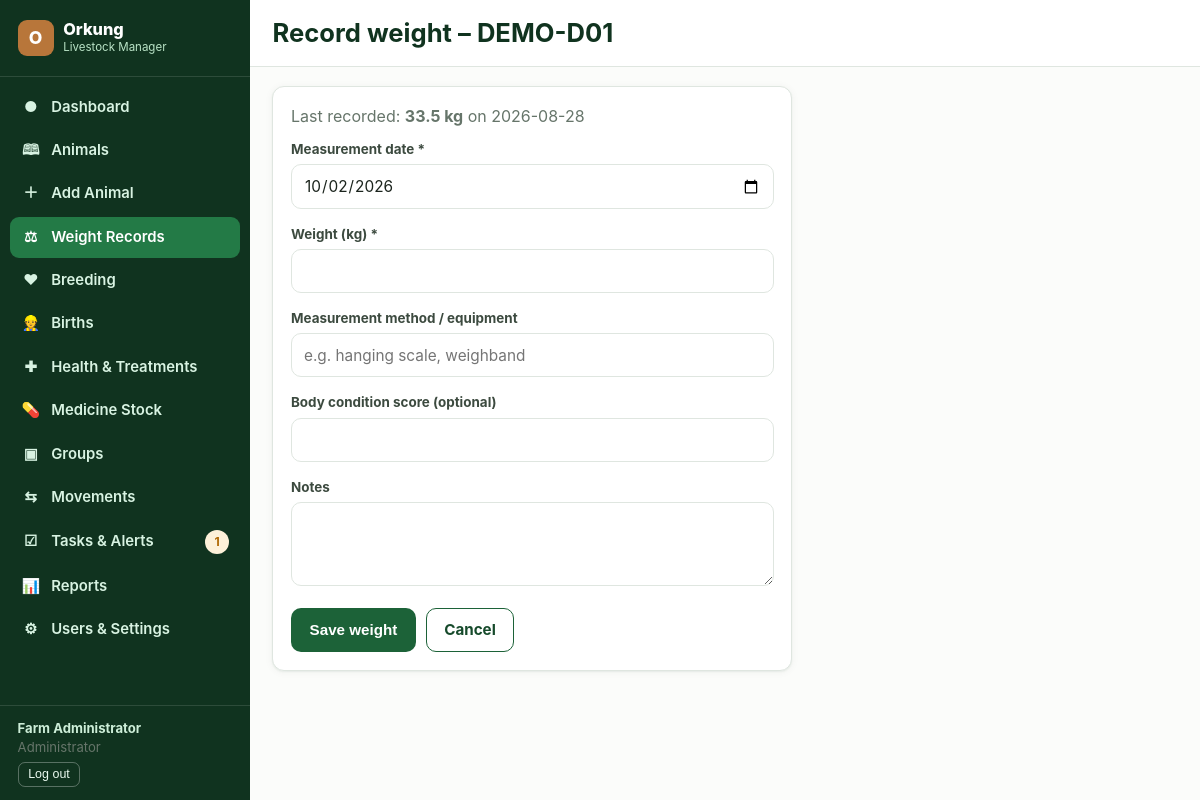
/weights/add/1 (signed in), run on the app's committed database.
### tables this page shows
CREATE TABLE users (
    id INTEGER PRIMARY KEY AUTOINCREMENT,
    username TEXT NOT NULL UNIQUE,
    password_hash TEXT NOT NULL,
    full_name TEXT NOT NULL,
    email TEXT,
    role TEXT NOT NULL CHECK(role IN ('admin','manager','worker','viewer','vet')),
    active INTEGER NOT NULL DEFAULT 1,
    created_at TEXT NOT NULL DEFAULT (datetime('now')),
    last_login TEXT
);

CREATE TABLE animals (
    id INTEGER PRIMARY KEY AUTOINCREMENT,
    record_no TEXT NOT NULL UNIQUE,          -- internal record number e.g. ORK-000123
    tag_id TEXT NOT NULL,                    -- ear tag / ID
    eid TEXT,                                -- electronic ID
    name TEXT,
    species_id INTEGER NOT NULL REFERENCES species(id),
    breed_id INTEGER REFERENCES breeds(id),
    sex TEXT NOT NULL CHECK(sex IN ('female','male')),
    dob TEXT,
    dob_estimated INTEGER NOT NULL DEFAULT 0,
    birth_type TEXT,                         -- single/twin/triplet/other
    birth_weight REAL,
    color_markings TEXT,
    sire_id INTEGER REFERENCES animals(id),
    dam_id INTEGER REFERENCES animals(id),
    current_group_id INTEGER REFERENCES groups_(id),
    current_site_id INTEGER REFERENCES sites(id),
    source TEXT NOT NULL DEFAULT 'born_on_farm' CHECK(source IN ('born_on_farm','purchased','transferred_in')),
    acquisition_date TEXT,
    supplier TEXT,
    reproductive_status TEXT NOT NULL DEFAULT 'not_breeding',
    status TEXT NOT NULL DEFAULT 'active' CHECK(status IN ('active','sold','transferred','slaughtered','missing','deceased')),
    status_date TEXT,
    status_notes TEXT,
    photo_path TEXT,
    notes TEXT,
    is_demo INTEGER NOT NULL DEFAULT 0,
    created_by INTEGER REFERENCES users(id),
    created_at TEXT NOT NULL DEFAULT (datetime('now')),
    updated_by INTEGER REFERENCES users(id),
    updated_at TEXT NOT NULL DEFAULT (datetime('now'))
);

CREATE TABLE weight_records (
    id INTEGER PRIMARY KEY AUTOINCREMENT,
    animal_id INTEGER NOT NULL REFERENCES animals(id),
    weight_kg REAL NOT NULL,
    measured_on TEXT NOT NULL,
    method TEXT,
    body_condition_score REAL,
    notes TEXT,
    flagged_outlier INTEGER NOT NULL DEFAULT 0,
    confirmed_by INTEGER REFERENCES users(id),
    created_by INTEGER REFERENCES users(id),
    created_at TEXT NOT NULL DEFAULT (datetime('now'))
);

### blueprints/weights.py (the view, shortened to what this page needs)
@bp.route("/add/<int:animal_id>", methods=["GET", "POST"])
@auth.login_required
@auth.require_roles(*auth.STAFF)
def add_individual(animal_id):
    animal = db.query("SELECT * FROM animals WHERE id=?", (animal_id,), one=True)
    if not animal:
        abort(404)
    last = db.query("SELECT * FROM weight_records WHERE animal_id=? ORDER BY measured_on DESC LIMIT 1", (animal_id,), one=True)
    warn = None
    return render_template("weight_add.html", animal=animal, last=last, warn=warn, today=db.today_str())

### auth.py (called while the page is built)
def load_logged_in_user():
    uid = session.get("user_id")
    if uid is None:
        g.user = None
    else:
        g.user = db.query("SELECT * FROM users WHERE id=? AND active=1", (uid,), one=True)
        if g.user is None:
            session.clear()

def login_required(view):
    @wraps(view)
    def wrapped(*args, **kwargs):
        if g.user is None:
            if request.path.startswith("/api/"):
                abort(401)
            return redirect(url_for("auth.login", next=request.path))
        return view(*args, **kwargs)
    return wrapped

def require_roles(*roles):
    def decorator(view):
        @wraps(view)
        def wrapped(*args, **kwargs):
            if g.user is None:
                return redirect(url_for("auth.login", next=request.path))
            if g.user["role"] not in roles:
                db.audit(g.user, "delete_attempt" if request.method == "DELETE" else "access_denied",
                          "permission", summary=f"{g.user['username']} denied {request.method} {request.path}")
                abort(403)
            return view(*args, **kwargs)
        return wrapped
    return decorator

def visible_sections(role):
    return NAV_SECTIONS.get(role, set())

### db.py (called while the page is built)
def get_db():
    if "db" not in g:
        g.db = sqlite3.connect(
            current_app.config["DATABASE"],
            detect_types=sqlite3.PARSE_DECLTYPES,
        )
        g.db.row_factory = sqlite3.Row
        g.db.execute("PRAGMA foreign_keys = ON")
    return g.db

def query(sql, args=(), one=False):
    cur = get_db().execute(sql, args)
    rows = cur.fetchall()
    cur.close()
    if one:
        return rows[0] if rows else None
    return rows

def today_str():
    return date.today().isoformat()

### templates/weight_add.html (shortened to what this page needs)
{% extends "base.html" %}
{% block heading %}Record weight &ndash; {{ animal.tag_id }}{% endblock %}
{% block content %}
<div class="card" style="max-width:520px;">
  {% if last %}<p class="muted">Last recorded: <strong>{{ last.weight_kg }} kg</strong> on {{ last.measured_on }}</p>{% endif %}
  <form method="post" data-draft-key="weight-{{ animal.id }}">
    <div class="field"><label for="measured_on">Measurement date *</label><input type="date" id="measured_on" name="measured_on" value="{{ request.form.measured_on or today }}" required></div>
    <div class="field"><label for="weight_kg">Weight (kg) *</label><input type="number" step="0.01" id="weight_kg" name="weight_kg" value="{{ request.form.weight_kg or '' }}" required></div>
    <div class="field"><label for="method">Measurement method / equipment</label><input type="text" id="method" name="method" placeholder="e.g. hanging scale, weighband" value="{{ request.form.method or '' }}"></div>
    <div class="field"><label for="body_condition_score">Body condition score (optional)</label><input type="number" step="0.1" id="body_condition_score" name="body_condition_score" value="{{ request.form.body_condition_score or '' }}"></div>
    <div class="field"><label for="notes">Notes</label><textarea id="notes" name="notes">{{ request.form.notes or '' }}</textarea></div>
    <div class="btn-row">
      <button type="submit" class="btn">Save weight</button>
      <a href="{{ url_for('animals.profile', animal_id=animal.id, tab='weights') }}" class="btn secondary">Cancel</a>
    </div>
  </form>
</div>
{% endblock %}

### templates/base.html (shortened to what this page needs)
<!doctype html>
<html lang="en">
<head>
<link rel="stylesheet" href="{{ url_for('static', filename='css/style.css') }}">
</head>
<body>
{% macro navlinks() %}
  {% if 'dashboard' in nav %}<a href="{{ url_for('dashboard.index') }}" class="{{ 'active' if request.endpoint=='dashboard.index' }}"><span class="ic">&#9679;</span> Dashboard</a>{% endif %}
  {% if 'animals' in nav %}<a href="{{ url_for('animals.list_view') }}" class="{{ 'active' if request.endpoint and request.endpoint.startswith('animals.') and request.endpoint!='animals.add' }}"><span class="ic">&#128366;</span> Animals</a>{% endif %}
  {% if 'add_animal' in nav %}<a href="{{ url_for('animals.add') }}" class="{{ 'active' if request.endpoint=='animals.add' }}"><span class="ic">&#65291;</span> Add Animal</a>{% endif %}
  {% if 'weights' in nav %}<a href="{{ url_for('weights.index') }}" class="{{ 'active' if request.endpoint and request.endpoint.startswith('weights.') }}"><span class="ic">&#9878;</span> Weight Records</a>{% endif %}
  {% if 'breeding' in nav %}<a href="{{ url_for('breeding.index') }}" class="{{ 'active' if request.endpoint=='breeding.index' }}"><span class="ic">&#9829;</span> Breeding</a>{% endif %}
  {% if 'births' in nav %}<a href="{{ url_for('breeding.births') }}" class="{{ 'active' if request.endpoint=='breeding.births' }}"><span class="ic">&#128119;</span> Births</a>{% endif %}
  {% if 'health' in nav %}<a href="{{ url_for('health.index') }}" class="{{ 'active' if request.endpoint and request.endpoint.startswith('health.') }}"><span class="ic">&#10010;</span> Health &amp; Treatments</a>{% endif %}
  {% if 'health' in nav %}<a href="{{ url_for('stock.index') }}" class="{{ 'active' if request.endpoint and request.endpoint.startswith('stock.') }}"><span class="ic">&#128138;</span> Medicine Stock</a>{% endif %}
  {% if 'groups' in nav %}<a href="{{ url_for('groups.index') }}" class="{{ 'active' if request.endpoint=='groups.index' }}"><span class="ic">&#9635;</span> Groups</a>{% endif %}
  {% if 'movements' in nav %}<a href="{{ url_for('groups.movements') }}" class="{{ 'active' if request.endpoint=='groups.movements' }}"><span class="ic">&#8646;</span> Movements</a>{% endif %}
  {% if 'tasks' in nav %}<a href="{{ url_for('tasks.index') }}" class="{{ 'active' if request.endpoint and request.endpoint.startswith('tasks.') }}"><span class="ic">&#9745;</span> Tasks &amp; Alerts {% if pending_tasks %}<span class="pill amber" style="margin-left:auto">{{ pending_tasks }}</span>{% endif %}</a>{% endif %}
  {% if 'reports' in nav %}<a href="{{ url_for('reports.index') }}" class="{{ 'active' if request.endpoint and request.endpoint.startswith('reports.') }}"><span class="ic">&#128202;</span> Reports</a>{% endif %}
  {% if 'admin' in nav %}<a href="{{ url_for('admin.users') }}" class="{{ 'active' if request.endpoint and request.endpoint.startswith('admin.') }}"><span class="ic">&#9881;</span> Users &amp; Settings</a>{% endif %}
{% endmacro %}
{% if current_user %}
<div class="app-shell">
  <aside class="sidebar" id="desktopSidebar">
    <div class="brand"><div class="mark">O</div><div><div class="name">Orkung</div><div class="tag">Livestock Manager</div></div></div>
    <nav>{{ navlinks() }}</nav>
    <div class="footer-user">
      <div><strong>{{ current_user.full_name }}</strong></div>
      <div class="muted">{{ role_labels[current_user.role] }}</div>
      <form method="post" action="{{ url_for('auth.logout') }}"><button type="submit">Log out</button></form>
    </div>
  </aside>
  <div class="main">
    <div class="topbar">
      <h1>{% block heading %}{% endblock %}</h1>
    </div>
    <div class="content">
      {% block content %}{% endblock %}
    </div>
  </div>
</div>
{% else %}
  {% block guest_content %}{% endblock %}
{% endif %}
</body>
</html>

### static/css/style.css (style rules this page uses)
:root { --green-900: #10331f; --green-800: #164a2b; --green-700: #1c6238; --green-600: #237a46; --green-500: #2f9457; --green-100: #e6f2ea; --green-50: #f3faf5; --earth-700: #7a4b23; --earth-500: #b8763a; --earth-200: #f0ddc4; --earth-100: #f8efe1; --amber-600: #b06a06; --amber-100: #fdf1d9; --red-600: #b3261e; --red-100: #fbe4e2; --ok-600: #1c6238; --ok-100: #e6f2ea; --ink-900: #1b241d; --ink-700: #3c4a3f; --ink-500: #66756a; --ink-300: #a9b6ac; --line: #dfe6e0; --bg: #fbfcfa; --card: #ffffff; --radius: 12px; --shadow: 0 1px 2px rgba(16,51,31,.06), 0 1px 8px rgba(16,51,31,.05); --sidebar-w: 250px; }
* { box-sizing: border-box; }
html, body { margin: 0; padding: 0; }
body { background: var(--bg); color: var(--ink-900); font-family: -apple-system, BlinkMacSystemFont, "Segoe UI", Roboto, Helvetica, Arial, sans-serif; font-size: 16px; line-height: 1.45; }
a { color: var(--green-700); text-decoration: none; }
h1, h2, h3, h4 { margin: 0 0 .5rem; color: var(--green-900); font-weight: 700; }
h1 { font-size: 1.6rem; }
p { margin: 0 0 .75rem; }
.app-shell { display: flex; min-height: 100vh; }
.sidebar { width: var(--sidebar-w); background: var(--green-900); color: #eafaf0; flex-shrink: 0; display: flex; flex-direction: column; position: sticky; top: 0; height: 100vh; }
.sidebar .brand { padding: 1.25rem 1.1rem; display: flex; align-items: center; gap: .6rem; border-bottom: 1px solid rgba(255,255,255,.12); }
.sidebar .brand .mark { width: 36px; height: 36px; border-radius: 9px; background: var(--earth-500); display: flex; align-items: center; justify-content: center; font-weight: 800; color: #fff; font-size: 1.1rem; }
.sidebar .brand .name { font-weight: 800; font-size: 1.02rem; line-height: 1.15; color: #fff; }
.sidebar .brand .tag { font-size: .72rem; color: #b9e3c6; }
.sidebar nav { flex: 1; overflow-y: auto; padding: .6rem; }
.sidebar nav a { display: flex; align-items: center; gap: .65rem; padding: .62rem .7rem; border-radius: 9px; color: #d8f3e2; font-size: .93rem; font-weight: 600; margin-bottom: 2px; }
.sidebar nav a.active { background: var(--green-600); color: #fff; }
.sidebar nav a .ic { width: 20px; text-align: center; flex-shrink: 0; }
.sidebar .footer-user { padding: .8rem 1.1rem; border-top: 1px solid rgba(255,255,255,.12); font-size: .82rem; color: #cdeed8; }
.sidebar .footer-user form { margin-top: .3rem; }
.sidebar .footer-user button { background: none; border: 1px solid rgba(255,255,255,.3); color: #eafaf0; padding: .3rem .6rem; border-radius: 7px; font-size: .78rem; cursor: pointer; }
.main { flex: 1; min-width: 0; display: flex; flex-direction: column; }
.topbar { display: flex; align-items: center; justify-content: space-between; padding: .9rem 1.4rem; background: var(--card); border-bottom: 1px solid var(--line); position: sticky; top: 0; z-index: 20; }
.topbar h1 { margin: 0; }
.content { padding: 1.2rem 1.4rem 3rem; flex: 1; }
.btn { display: inline-flex; align-items: center; justify-content: center; gap: .4rem; border-radius: 10px; border: 1px solid transparent; padding: .68rem 1.1rem; font-size: .95rem; font-weight: 700; cursor: pointer; background: var(--green-700); color: #fff; line-height: 1.1; min-height: 44px; }
.btn.secondary { background: #fff; color: var(--green-800); border-color: var(--green-700); }
.btn-row { display: flex; gap: .6rem; flex-wrap: wrap; align-items: center; }
.card { background: var(--card); border: 1px solid var(--line); border-radius: var(--radius); box-shadow: var(--shadow); padding: 1.1rem; }
.pill { display: inline-flex; align-items: center; gap: .3rem; border-radius: 999px; padding: .2rem .6rem; font-size: .76rem; font-weight: 700; }
.pill.amber, .pill.status-attention { background: var(--amber-100); color: var(--amber-600); }
label { display: block; font-weight: 700; font-size: .84rem; color: var(--ink-700); margin-bottom: .3rem; }
.field { margin-bottom: 1rem; }
input[type=text], input[type=number], input[type=date], input[type=email], input[type=password], input[type=search], input[type=file], select, textarea { width: 100%; padding: .68rem .75rem; border-radius: 10px; border: 1.5px solid var(--line); font-size: .96rem; background: #fff; color: var(--ink-900); font-family: inherit; min-height: 44px; }
textarea { min-height: 84px; }
.muted { color: var(--ink-500); }

### data on the page
users: full_name "Farm Administrator", role "Administrator"
animals: tag_id "DEMO-D01"
weight_records: weight_kg "33.5", measured_on "2026-08-28"

### other printed values
{{ pending_tasks }} "1"
